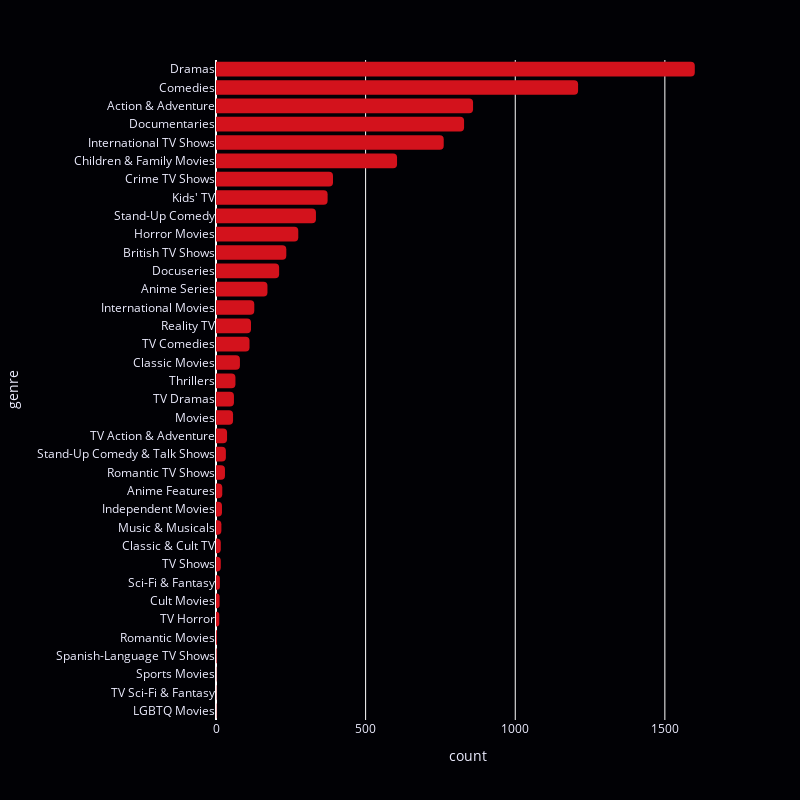

The notebook cell saved with this chart:
### Code cell
fig_genre = px.histogram(df, y='genre', color_discrete_sequence=color_chart)

fig_genre.update_layout(barcornerradius='30%', height=800, width=800, plot_bgcolor=color_set_3[1], paper_bgcolor=color_set_3[1],
                         font={'color':color_set_3[2]}, title={'x':0.5}, legend_title_text='Seasons', bargap=0.2, legend={'traceorder':'normal'})
fig_genre.update_yaxes(categoryorder='total ascending')

### Figure 1 — Plotly figure (JSON) as saved in the notebook; plotly's stock layout.template omitted (floating-point values rounded to 4 significant figures; data arrays with more than 128 entries replaced by an {"elided": "..."} marker saying what was removed)
{"data": [{"alignmentgroup": "True", "bingroup": "y", "hovertemplate": "count=%{x}<br>genre=%{y}<extra></extra>", "legendgroup": "", "marker": {"color": "#D3121C", "pattern": {"shape": ""}}, "name": "", "offsetgroup": "", "orientation": "h", "showlegend": false, "type": "histogram", "xaxis": "x", "y": {"elided": "8709 str values"}, "yaxis": "y"}], "layout": {"barcornerradius": "30%", "bargap": 0.2, "barmode": "relative", "font": {"color": "#EDEDFF"}, "height": 800, "legend": {"title": {"text": "Seasons"}, "tracegroupgap": 0, "traceorder": "normal"}, "margin": {"t": 60}, "paper_bgcolor": "#010105", "plot_bgcolor": "#010105", "title": {"x": 0.5}, "width": 800, "xaxis": {"anchor": "y", "domain": [0, 1], "title": {"text": "count"}}, "yaxis": {"anchor": "x", "categoryorder": "total ascending", "domain": [0, 1], "title": {"text": "genre"}}}}
